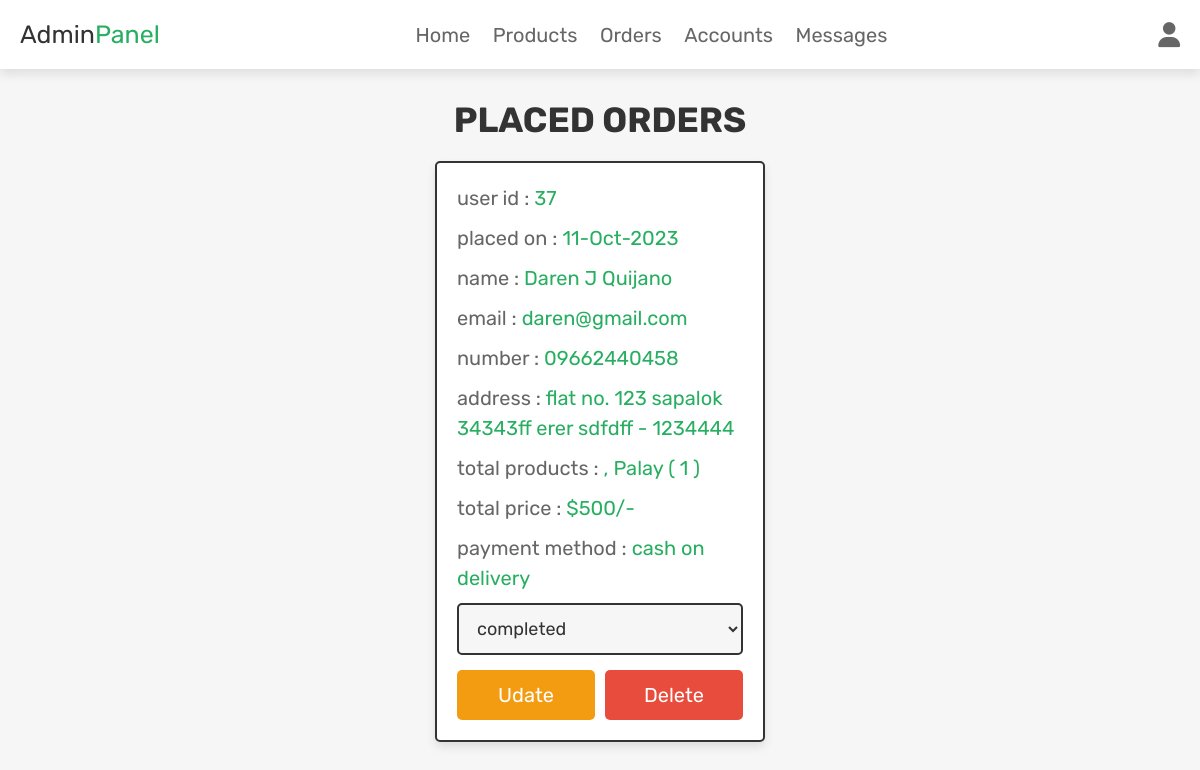
The app's page /admin_orders.php (signed in) with its own data.
### tables this page shows
CREATE TABLE `orders` (
  `id` int(100) NOT NULL,
  `user_id` int(100) NOT NULL,
  `name` varchar(100) NOT NULL,
  `number` varchar(12) NOT NULL,
  `email` varchar(100) NOT NULL,
  `method` varchar(50) NOT NULL,
  `address` varchar(500) NOT NULL,
  `total_products` varchar(1000) NOT NULL,
  `total_price` int(100) NOT NULL,
  `placed_on` varchar(50) NOT NULL,
  `payment_status` varchar(20) NOT NULL DEFAULT 'pending'
);

### admin_orders.php (the view, shortened to what this page needs)
<?php
@include 'config.php';
?>
<!DOCTYPE html>
<html lang="en">
<head>
   <link rel="stylesheet" href="https://cdnjs.cloudflare.com/ajax/libs/font-awesome/6.1.1/css/all.min.css">
   <link rel="stylesheet" href="css/admin_style.css">
</head>
<body>
<?php include 'admin_header.php'; ?>
<section class="placed-orders">
   <h1 class="title">placed orders</h1>
   <div class="box-container">
      <?php
         $select_orders = $conn->prepare("SELECT * FROM `orders`");
         $select_orders->execute();
         if($select_orders->rowCount() > 0){
            while($fetch_orders = $select_orders->fetch(PDO::FETCH_ASSOC)){
      ?>
      <div class="box">
         <p> user id : <span><?= $fetch_orders['user_id']; ?></span> </p>
         <p> placed on : <span><?= $fetch_orders['placed_on']; ?></span> </p>
         <p> name : <span><?= $fetch_orders['name']; ?></span> </p>
         <p> email : <span><?= $fetch_orders['email']; ?></span> </p>
         <p> number : <span><?= $fetch_orders['number']; ?></span> </p>
         <p> address : <span><?= $fetch_orders['address']; ?></span> </p>
         <p> total products : <span><?= $fetch_orders['total_products']; ?></span> </p>
         <p> total price : <span>$<?= $fetch_orders['total_price']; ?>/-</span> </p>
         <p> payment method : <span><?= $fetch_orders['method']; ?></span> </p>
         <form action="" method="POST">
            <select name="update_payment" class="drop-down">
               <option value="" selected disabled><?= $fetch_orders['payment_status']; ?></option>
            </select>
            <div class="flex-btn">
               <input type="submit" name="update_order" class="option-btn" value="udate">
               <a href="admin_orders.php?delete=<?= $fetch_orders['id']; ?>" class="delete-btn" onclick="return confirm('delete this order?');">delete</a>
            </div>
         </form>
      </div>
      <?php
         }
      }else{
         echo '<p class="empty">no orders placed yet!</p>';
      }
      ?>
   </div>
</section>
</body>
</html>

### css/admin_style.css (style rules this page uses)
.placed-orders .box-container { display: grid; grid-template-columns: repeat(auto-fit, 33rem); gap:1.5rem; align-items: flex-start; justify-content:center; }
.placed-orders .box-container .box { border:var(--border); box-shadow: var(--box-shadow); background-color: var(--white); border-radius: .5rem; padding:2rem; }
.placed-orders .box-container .box p { margin-bottom: 1rem; line-height: 1.5; font-size: 2rem; color:var(--light-color); }
.placed-orders .box-container .box p span { color:var(--green); }
.placed-orders .box-container .box .drop-down { width: 100%; padding:1.2rem 1.4rem; font-size: 1.8rem; border:var(--border); border-radius: .5rem; background-color: var(--light-bg); margin-bottom: .5rem; }

### css/components.css (style rules this page uses)
:root { --green:#27ae60; --orange:#f39c12; --red:#e74c3c; --black:#333; --light-color:#666; --white:#fff; --light-bg:#f6f6f6; --border:.2rem solid var(--black); --box-shadow:0 .5rem 1rem rgba(0,0,0,.1); }
* { font-family: 'Rubik', sans-serif; margin:0; padding:0; box-sizing: border-box; outline: none; border:none; text-decoration: none; color:var(--black); }
body { background-color: var(--light-bg); }
html { font-size: 62.5%; overflow-x: hidden; scroll-behavior: smooth; scroll-padding-top: 6.5rem; }
section { padding:3rem 2rem; max-width: 1200px; margin:0 auto; }
.btn, .delete-btn, .option-btn { display: block; width: 100%; margin-top: 1rem; border-radius: .5rem; color:var(--white); font-size: 2rem; padding:1.3rem 3rem; text-transform: capitalize; cursor: pointer; text-align: center; }
.delete-btn { background-color: var(--red); }
.option-btn { background-color: var(--orange); }
.flex-btn { display: flex; flex-wrap: wrap; gap:1rem; }
.flex-btn > * { flex:1; }
.title { text-align: center; margin-bottom: 2rem; text-transform: uppercase; color:var(--black); font-size: 3.5rem; }

### records on screen
orders: user "37", placed_on "11-Oct-2023", name "Daren J Quijano", email "daren@gmail.com", number "09662440458", address "flat no. 123 sapalok 34343ff erer sdfdff - 1234444", total_products ", Palay ( 1 )", total_price "500", method "cash on delivery", update_payment "completed"
